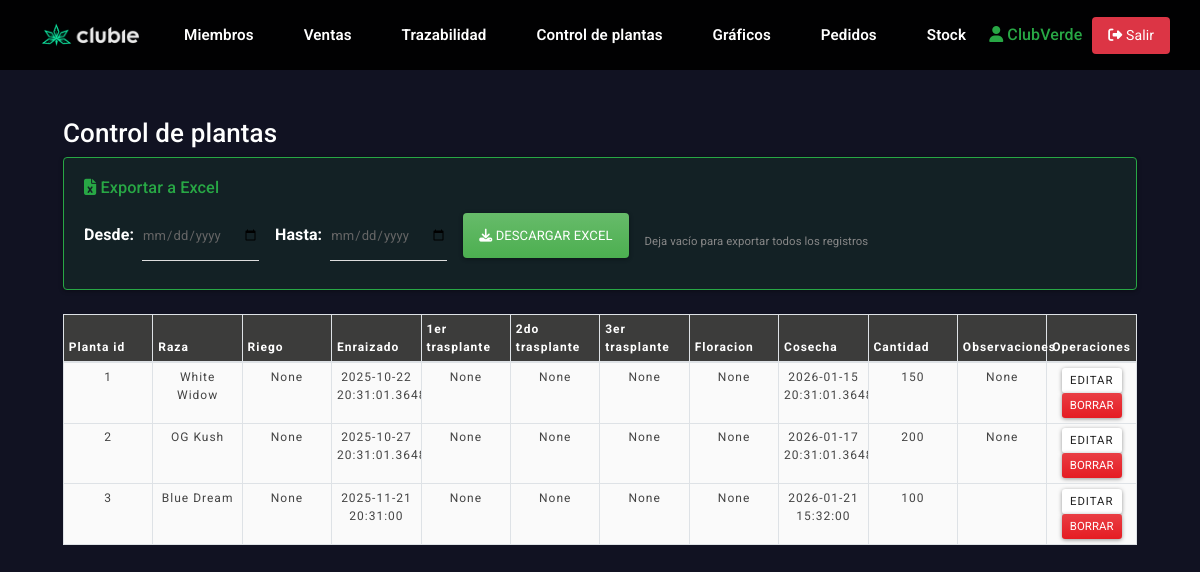
The app's page /plantas (signed in) with its own data.
### clases.py (models this page shows, shortened)
class Club(db.Model, UserMixin):
    id = db.Column(db.Integer, primary_key=True)
    campoarchivo = db.Column(db.String(30))
    username = db.Column(db.String(30), unique=True, nullable=False)
    password_hash = db.Column(db.String(128), nullable=False)
    email = db.Column(db.String(70))
    is_superuser = db.Column(db.Boolean, default=False)
    fecha_creacion = db.Column(db.DateTime, default=datetime.now)

class Trazabilidad(db.Model):
    idplanta = db.Column(db.Integer, unique=True, nullable=False, primary_key=True)
    club_id = db.Column(db.Integer, db.ForeignKey('club.id'), nullable=False)
    raza = db.Column(db.String(30), nullable=False)
    Enraizado = db.Column(db.DateTime, nullable=True)
    Riego = db.Column(db.DateTime, nullable=True)
    paso1 = db.Column(db.DateTime, nullable=True)
    paso2 = db.Column(db.DateTime, nullable=True)
    paso3 = db.Column(db.DateTime, nullable=True)
    floracion = db.Column(db.DateTime, nullable=True)
    cosecha = db.Column(db.DateTime, nullable=True)
    cantidad = db.Column(db.String(3), nullable=False)
    observaciones = db.Column(db.String(80), nullable=True)

### app.py (the view)
@app.route('/ctrplanta.html')
@app.route('/plantas')
@login_required
def ctrPlantas():
    form = PlantForm()
    planta = Trazabilidad.query.filter_by(club_id=current_user.id).all()
    return render_template('/logueado/ctrplanta.html', form=form, planta=planta)

### clases.py
class PlantForm(FlaskForm):
    idplanta = IntegerField('idplanta')
    raza = StringField('raza')
    Enraizado = DateTimeLocalField('Enraizado', format='%Y-%m-%dT%H:%M', validators=[Optional()])
    Riego = DateTimeLocalField('Riego', format='%Y-%m-%dT%H:%M', validators=[Optional()])
    paso1 = DateTimeLocalField('paso1', format='%Y-%m-%dT%H:%M', validators=[Optional()])
    paso2 = DateTimeLocalField('paso2', format='%Y-%m-%dT%H:%M', validators=[Optional()])
    paso3 = DateTimeLocalField('paso3', format='%Y-%m-%dT%H:%M', validators=[Optional()])
    floracion = DateTimeLocalField('floracion', format='%Y-%m-%dT%H:%M', validators=[Optional()])
    cosecha = DateTimeLocalField('cosecha', format='%Y-%m-%dT%H:%M', validators=[Optional()])
    cantidad = StringField('cantidad')
    observaciones = StringField('observaciones')

### app.py (called while the page is built)
@login_manager.user_loader
def load_user(user_id):
    if isinstance(user_id, str) and user_id.startswith('member_'):
        member_id = int(user_id.replace('member_', ''))
        return Member.query.get(member_id)
    return Club.query.get(int(user_id))

### templates/logueado/ctrplanta.html (shortened to what this page needs)
<!DOCTYPE html>
<html lang="en">
<head>
  <link rel="stylesheet" href="{{ url_for('static', filename='css/miembros.css') }}">
  <link rel="stylesheet" href="https://bootswatch.com/4/materia/bootstrap.min.css">
</head>
<body>
  {% extends 'base-log.html'%}
  {% block body %}
  <div class="col-md-12">
    <h2>Control de plantas</h2>
    <div class="card mb-4" style="background: rgba(40, 167, 69, 0.1); border: 1px solid #28a745;">
      <div class="card-body">
        <h5 class="card-title" style="color: #28a745;"><i class="fas fa-file-excel"></i> Exportar a Excel</h5>
        <div class="form-inline">
          <div class="form-group mr-3 mb-2">
            <label for="fecha_inicio" class="mr-2" style="color: white;">Desde:</label>
            <input type="date" class="form-control" id="fecha_inicio">
          </div>
          <div class="form-group mr-3 mb-2">
            <label for="fecha_fin" class="mr-2" style="color: white;">Hasta:</label>
            <input type="date" class="form-control" id="fecha_fin">
          </div>
          <a href="#" id="btn-exportar" class="btn btn-success mb-2" onclick="descargarExcel(event)">
            <i class="fas fa-download"></i> Descargar Excel
          </a>
          <small class="form-text text-muted ml-3" style="color: #888 !important;">
            Deja vacío para exportar todos los registros
          </small>
        </div>
      </div>
    </div>
    <table id="miembros" class="table table-stripped table-bordered bg-white table-sm">
      <thead>
        <tr>
          <th>Planta id</th>
          <th>Raza</th>
          <th>Riego</th>
          <th>Enraizado</th>
          <th>1er trasplante</th>
          <th>2do trasplante</th>
          <th>3er trasplante</th>
          <th>Floracion</th>
          <th>Cosecha</th>
          <th>Cantidad</th>
          <th>Observaciones</th>
          <th style="height: 40px;">Operaciones</th>
        </tr>
      </thead>
      <tbody>
        {% for planta in planta %}
        <tr>
          <td>{{ planta.idplanta }}</td>
          <td>{{ planta.raza }}</td>
          <td>{{ planta.Riego }}</td>
          <td>{{ planta.Enraizado }}</td>
          <td>{{ planta.paso1 }}</td>
          <td>{{ planta.paso2 }}</td>
          <td>{{ planta.paso3 }}</td>
          <td>{{ planta.floracion }}</td>
          <td>{{ planta.cosecha }}</td>
          <td>{{ planta.cantidad }}</td>
          <td>{{ planta.observaciones }}</td>
          <td>
            <a href="/editplanta/{{planta.idplanta}}" class="btn btn-secondary btn-sm">Editar</a>
            <form action="/deleteplanta/{{planta.idplanta}}" method="POST" style="display: inline;"
              onsubmit="return confirm('¿Estás seguro de eliminar esta planta?')">
              <button type="submit" class="btn btn-danger btn-sm">Borrar</button>
            </form>
          </td>
        </tr>
        {% endfor %}
      </tbody>
    </table>
  </div>
  </div>
  {% endblock %}

### templates/base-log.html (shortened to what this page needs)
<!DOCTYPE html>
<html lang="es">
<head>
    <link rel="stylesheet" href="{{ url_for('static', filename='css/header.css') }}">
    <link rel="stylesheet" href="{{ url_for('static', filename='css/footer.css') }}">
</head>
<body>
    <header class="header">
        <div class="logo">
            <a href="{{ url_for('index') }}">
                <img src="{{ url_for('static', filename='media/editado.png') }}" alt="Logo de marca">
            </a>
        </div>
        <nav class="opcion">
            <ul class="nav-links">
                <li><a href="{{ url_for('miembros') }}">Miembros</a></li>
                <li><a href="{{ url_for('ventas') }}">Ventas</a></li>
                <li><a href="{{ url_for('trazabilidad') }}">Trazabilidad</a></li>
                <li><a href="{{ url_for('ctrPlantas') }}">Control de plantas</a></li>
                <li><a href="{{ url_for('graficos') }}">Gráficos</a></li>
                <li><a href="{{ url_for('ver_pedidos') }}">Pedidos</a></li>
                <li><a href="{{ url_for('ver_stock') }}">Stock</a></li>
            </ul>
        </nav>
        <div class="nav-right">
            {% if current_user.is_authenticated %}
            <span class="user-info">
                <a href="{{ url_for('miembros') }}" style="color: #28a745 !important; text-decoration: none;">
                    <i class="fas fa-user"></i> {{ current_user.username }}
                </a>
            </span>
            <a href="{{ url_for('logout') }}" class="logout-btn"><i class="fas fa-sign-out-alt"></i> Salir</a>
            {% endif %}
        </div>
    </header>
    <main>
        <div class="p-5">
            {% block body %}
            {% endblock %}
    </main>
</body>
</html>

### static/css/miembros.css (style rules this page uses)
* { margin: 0; padding: 0; box-sizing: border-box; font-family: "Roboto", sans-serif; }
body { background-color: #111222; display: flex; flex-direction: column; overflow-x: hidden; }
header { font-size: 16px; }
table { border-collapse: collapse; border: 2px solid rgb(200,200,200); letter-spacing: 1px; font-size: 0.8rem; width: 100%; table-layout: fixed; }
td, th { border: 1px solid rgb(190,190,190); padding: 10px 20px; font-size: 12px; }
th { background-color: #3C3C3B; color: white; font-size: 15px; font-weight: bolder; }
td { text-align: center; }
tr:nth-child(even) td { background-color: rgb(250,250,250); }
tr:nth-child(odd) td { background-color: rgb(250,250,250); }
label { font-size: 16px; font-weight: bolder; margin-bottom: -10px; color: #3C3C3B; }
@media (max-height:800px) { td { border: 1px solid rgb(190,190,190); padding: 10px 20px; font-size: 12px; overflow: scroll; } }
@media (max-height:800px) { th { font-size: 12px; } }

### static/css/header.css (style rules this page uses)
header.header { position: sticky; top: 0; left: 0; width: 100%; padding: 15px 30px; display: flex !important; flex-wrap: nowrap !important; justify-content: space-between; align-items: center; z-index: 1000; background-color: rgba(0, 0, 0, 0.95); box-sizing: border-box; }
.header .logo { flex-shrink: 0; }
.header .logo img { cursor: pointer; height: 40px; width: auto; }
.header .logo img { transition: all 0.3s; }
.header .opcion { flex: 1; display: flex; justify-content: center; }
.header .opcion a { position: relative; font-size: 0.95em; color: #fff; font-weight: 600; text-decoration: none; margin-left: 10px; padding: 6px 12px; transition: .5s; white-space: nowrap; }
.header ul { list-style: none; margin: 0; padding: 0; display: flex; align-items: center; }
.header .nav-links li { display: inline-block; padding: 0px 8px; }
.header .nav-right { flex-shrink: 0; display: flex; align-items: center; gap: 10px; }

### templates/logueado/ctrplanta.html (style rules this page uses)
body { background-color: #111222; }
h2 { color: white; }

### templates/base-log.html (style rules this page uses)
.header .logout-btn { background: #dc3545 !important; color: white !important; border: none !important; padding: 8px 16px !important; border-radius: 4px !important; cursor: pointer; text-decoration: none !important; font-size: 14px !important; display: inline-block !important; white-space: nowrap; }
.header .user-info { color: #28a745 !important; font-weight: 500; white-space: nowrap; }

### records on screen
Club: username "ClubVerde"
Trazabilidad: idplanta "1", raza "White Widow", Riego "None", Enraizado "2025-10-22…", paso1 "None", paso2 "None", paso3 "None", floracion "None", cosecha "2026-01-15…", cantidad "150", observaciones "None"
Trazabilidad: idplanta "2", raza "OG Kush", Riego "None", Enraizado "2025-10-27…", paso1 "None", paso2 "None", paso3 "None", floracion "None", cosecha "2026-01-17…", cantidad "200", observaciones "None"
Trazabilidad: idplanta "3", raza "Blue Dream", Riego "None", Enraizado "2025-11-21 20:31:00", paso1 "None", paso2 "None", paso3 "None", floracion "None", cosecha "2026-01-21 15:32:00", cantidad "100"
